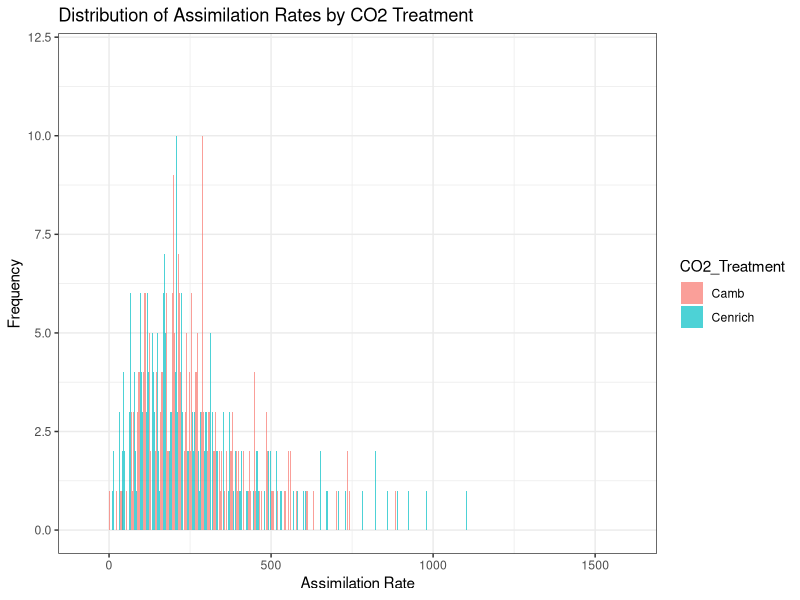
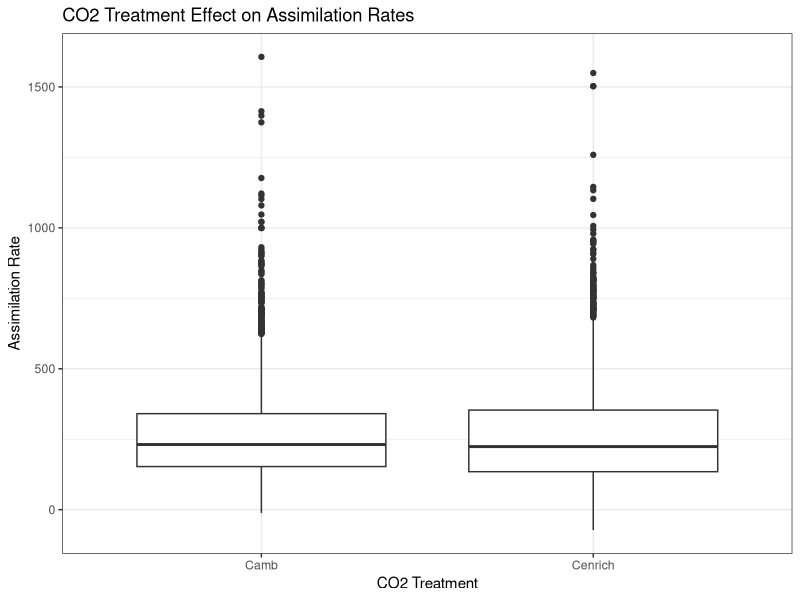
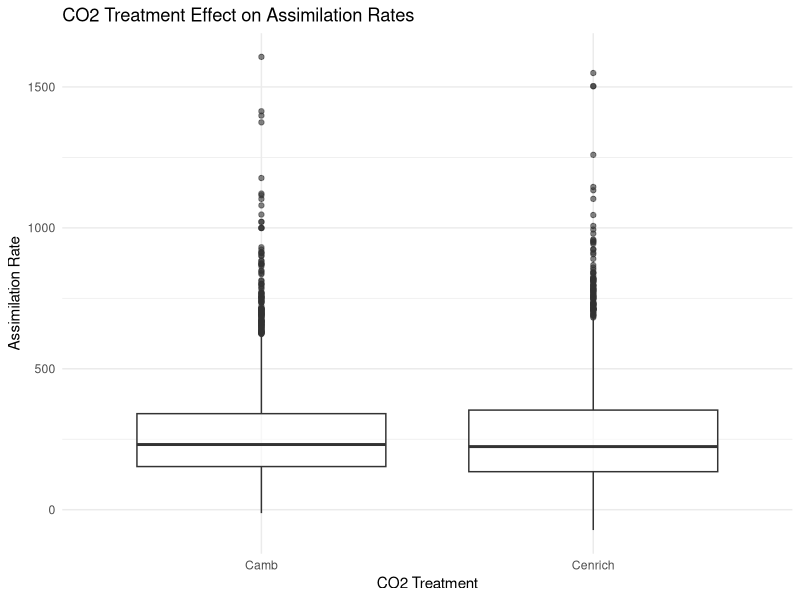

Write R code to recreate these figures, in order.
## ---- chunk 1
rm(list=ls())
library(tidyverse)
library(here)
library(multcomp)
library(ggfortify)
library(car)
## ---- chunk 2
data<- read.csv(here("data","filtered_e141_Photosynthesis_data.csv"))
## ---- chunk 3
head(data)
glimpse(data)
## ---- chunk 4
data$CO2_Treatment<- as.factor(data$CO2_Treatment)
## ---- chunk 5
levels(data$CO2_Treatment)
## ---- chunk 6
ggplot(data, aes(x = assimilation_rate, fill = CO2_Treatment)) +
  geom_histogram(binwidth = 0.5, position = "dodge", alpha = 0.7) +
  labs(title = "Distribution of Assimilation Rates by CO2 Treatment",
       x = "Assimilation Rate", y = "Frequency") +
  theme_bw()

## ---- chunk 7
ggplot(data, aes(x = CO2_Treatment, y = assimilation_rate)) +
  geom_boxplot() +
  labs(title = "CO2 Treatment Effect on Assimilation Rates",
       x = "CO2 Treatment",
       y = "Assimilation Rate") +
  theme_bw()
## ---- chunk 8
shapiro.test(data$assimilation_rate[data$CO2_Treatment == "Camb"])
shapiro.test(data$assimilation_rate[data$CO2_Treatment == "Cenrich"])
## ---- chunk 9
leveneTest(assimilation_rate ~ CO2_Treatment, data = data)
## ---- chunk 10
wilcox.test(assimilation_rate ~ CO2_Treatment, data = data)
## ---- chunk 11

# boxplot for assimilation rates by CO2 treatment
ggplot(data, aes(x = CO2_Treatment, y = assimilation_rate)) +
  geom_boxplot(alpha = 0.6) +  
  labs(title = "CO2 Treatment Effect on Assimilation Rates",
       x = "CO2 Treatment",
       y = "Assimilation Rate") +
  theme_minimal()
